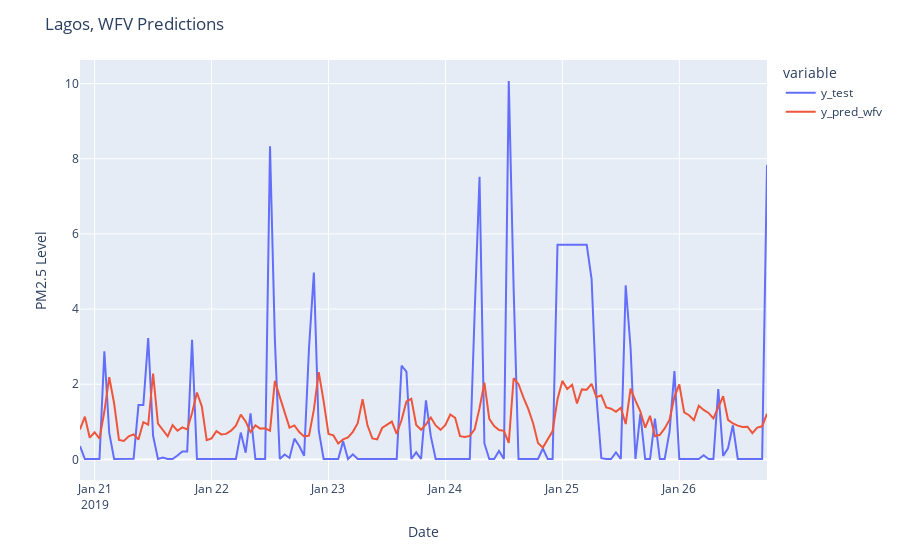

Here is the notebook cell this chart was saved with:
### Markdown cell above
Next I'll Put the values for y_test and y_pred_wfv into the DataFrame df_pred_test (don't forget the index). Then plot df_pred_test using plotly express

### Code cell
df_pred_test = pd.DataFrame(
            {"y_test": y_test, "y_pred_wfv": y_pred_wfv}

)
fig = px.line(df_pred_test, labels={"value"})
fig.update_layout(
    title="Lagos, WFV Predictions",
    xaxis_title="Date",
    yaxis_title="PM2.5 Level",
)

### Figure 1 — Plotly figure (JSON) as saved in the notebook; plotly's stock layout.template omitted (floating-point values rounded to 4 significant figures; data arrays with more than 128 entries replaced by an {"elided": "..."} marker saying what was removed)
{"data": [{"hovertemplate": "variable=y_test<br>timestamp=%{x}<br>value=%{y}<extra></extra>", "legendgroup": "y_test", "line": {"color": "#636efa", "dash": "solid"}, "marker": {"symbol": "circle"}, "mode": "lines", "name": "y_test", "orientation": "v", "showlegend": true, "type": "scatter", "x": {"elided": "142 str values"}, "xaxis": "x", "y": {"elided": "142 float values"}, "yaxis": "y"}, {"hovertemplate": "variable=y_pred_wfv<br>timestamp=%{x}<br>value=%{y}<extra></extra>", "legendgroup": "y_pred_wfv", "line": {"color": "#EF553B", "dash": "solid"}, "marker": {"symbol": "circle"}, "mode": "lines", "name": "y_pred_wfv", "orientation": "v", "showlegend": true, "type": "scatter", "x": {"elided": "142 str values"}, "xaxis": "x", "y": {"elided": "142 float values"}, "yaxis": "y"}], "layout": {"autosize": true, "legend": {"title": {"text": "variable"}, "tracegroupgap": 0}, "margin": {"t": 60}, "title": {"text": "Lagos, WFV Predictions"}, "xaxis": {"anchor": "y", "autorange": true, "domain": [0, 1], "range": ["2019-01-20 21:00", "2019-01-26 18:00"], "title": {"text": "Date"}, "type": "date"}, "yaxis": {"anchor": "x", "autorange": true, "domain": [0, 1], "range": [-0.5489, 10.63], "title": {"text": "PM2.5 Level"}, "type": "linear"}}}
